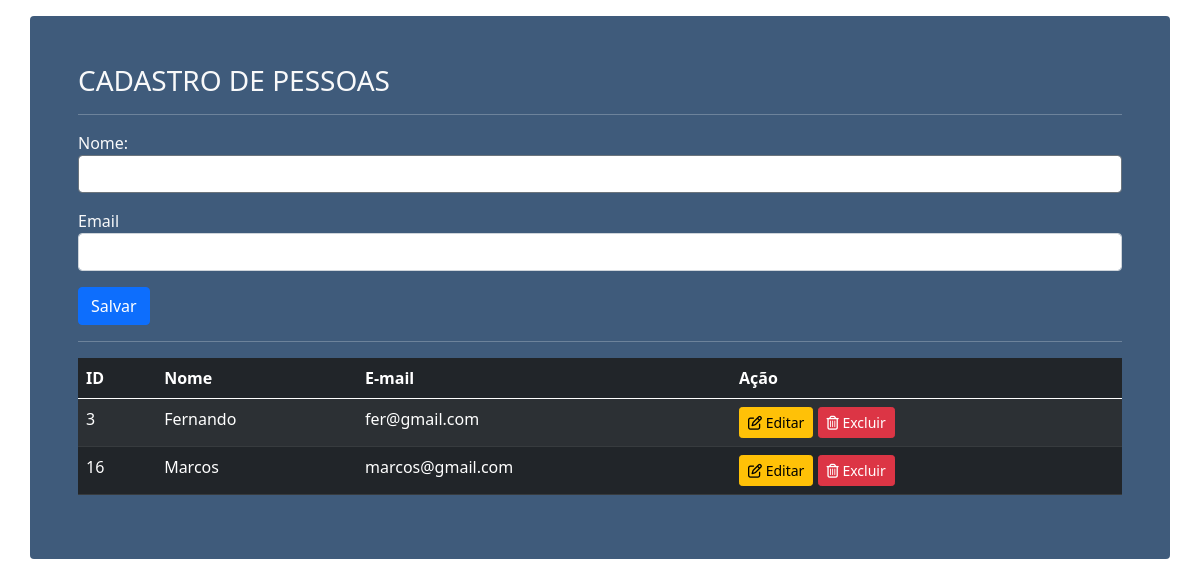
Before: / with the older database file.
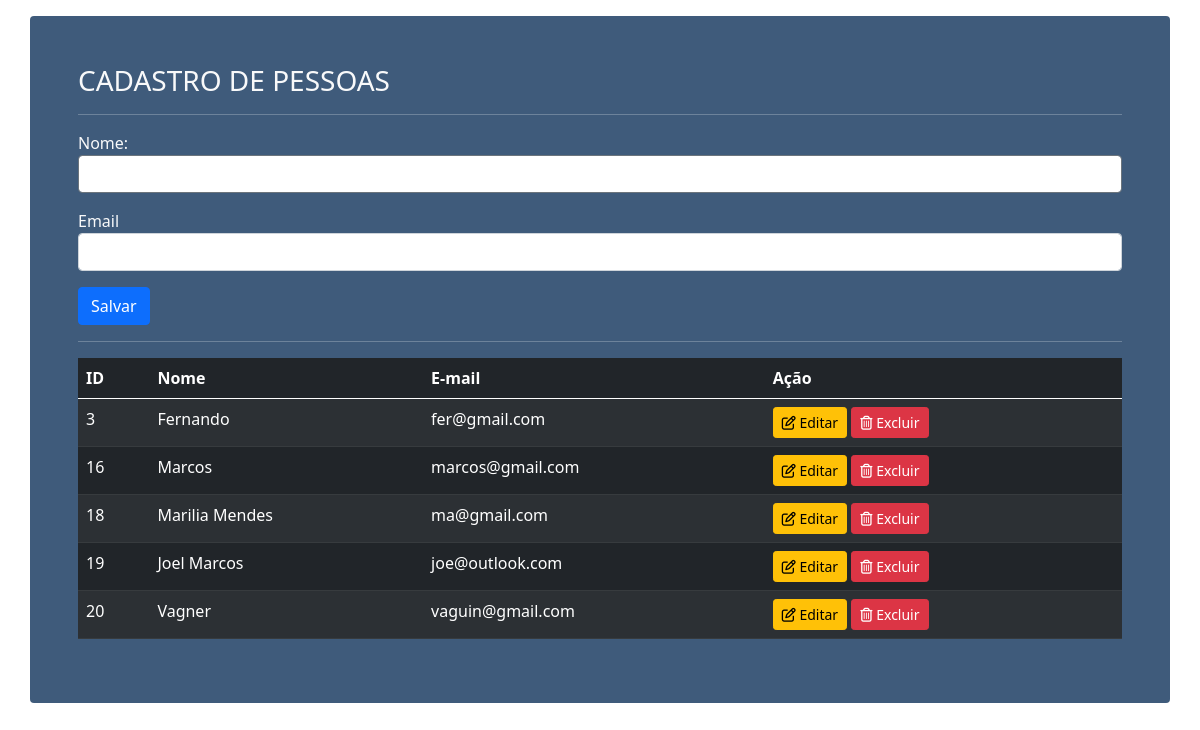
After: the same page with the newer database file.
### core/models.py (models this page shows, shortened)
class Pessoa(models.Model):    # Model no django e como eu crio dados no BD
    nome = models.CharField(max_length=100)  # uma vez criado posso registrar no admin.py
    email = models.EmailField(null=True, blank=True)

### core/views.py (the view)
# urls.py: 2. Add a URL to urlpatterns:  path('', views.home, name='home')
def home(request):
    pessoas = Pessoa.objects.all()  # Pegando todas as pessoas cadastradas
    return render(request, "index.html", {"pessoas": pessoas})

### core/templates/index.html (shortened to what this page needs)
<!DOCTYPE html>
<html lang="en">
<head>
    <link rel="stylesheet" href="../static/bootstrap/css/bootstrap.min.css">
    <link rel="stylesheet" href="../static/css/style.css">
</head>
<body>
    <div class="container mt-3 p-5 rounded-2">
        <h3 class="text-light">CADASTRO DE PESSOAS</h3>
        <hr class="bg-light">
        <form action="{% url 'salvar' %}" method="POST">
          <div class="mb-3">
            <label class="text-light" for="nome" class="form-label">Nome:</label>
            <input type="text" name="nome" class="form-control border border-secondary" id="nome">
          </div>
          <div class="mb-3">
            <label class="text-light" for="email" class="form-label">Email</label>
            <input type="email" name="email" class="form-control" id="email">
          </div>
          <button type="submit" class="btn btn-primary">Salvar</button>
        </form>
        <hr class="bg-light">
        <table class="table table-dark table-striped">
            <thead>
              <tr>
                <th scope="col">ID</th>
                <th scope="col">Nome</th>
                <th scope="col">E-mail</th>
                <th scope="col">Ação</th>
              </tr>
            </thead>
            <tbody>
                {% for pessoa in pessoas %}
                    <tr>
                        <td scope="row">{{ pessoa.id }}</td>
                        <td>{{ pessoa.nome }}</td>
                        <td>{{ pessoa.email }}</td>
                        <td>
                            <a type="button" class="btn btn-warning btn-sm" role="button" href="{% url 'editar' pessoa.id %}">
                                <i class="far fa-edit"></i>&nbsp;Editar
                            </a>
                            <form action="{% url 'delete' pessoa.id %}" method="post" style="display: inline;">
                                <button type="submit" class="btn btn-danger btn-sm">
                                    <i class="far fa-trash-alt"></i>&nbsp;Excluir
                                </button>
                            </form>
                        </td>
                    </tr>
                {% endfor %}
            </tbody>
          </table>
    </div>
</body>
</html>

### core/static/css/style.css (style rules this page uses)
.container { background-color: rgba(45, 76, 111, 0.915); }

Changed rows visible on the page:
added Pessoa: id "18", nome "Marilia Mendes", email "ma@gmail.com"
added Pessoa: id "19", nome "Joel Marcos", email "joe@outlook.com"
added Pessoa: id "20", nome "Vagner", email "vaguin@gmail.com"
